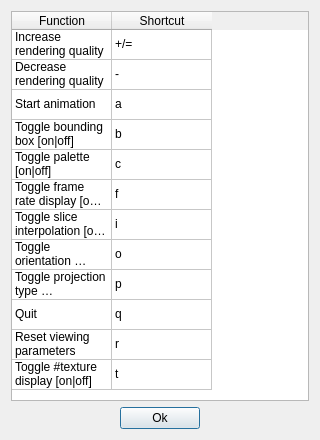
<?xml version="1.0" encoding="UTF-8"?>
<ui version="4.0">
 <class>ShortcutDialog</class>
 <widget class="QDialog" name="ShortcutDialog">
  <property name="geometry">
   <rect>
    <x>0</x>
    <y>0</y>
    <width>320</width>
    <height>440</height>
   </rect>
  </property>
  <property name="windowTitle">
   <string>DeskVOX Keyboard Commands</string>
  </property>
  <layout class="QVBoxLayout" name="verticalLayout">
   <item>
    <widget class="QTableWidget" name="tableWidget">
     <property name="rowCount">
      <number>12</number>
     </property>
     <property name="columnCount">
      <number>2</number>
     </property>
     <attribute name="horizontalHeaderVisible">
      <bool>true</bool>
     </attribute>
     <attribute name="verticalHeaderVisible">
      <bool>false</bool>
     </attribute>
     <row>
      <property name="text">
       <string>incQuality</string>
      </property>
     </row>
     <row>
      <property name="text">
       <string>decQuality</string>
      </property>
     </row>
     <row>
      <property name="text">
       <string>startAnimation</string>
      </property>
     </row>
     <row>
      <property name="text">
       <string>boundingBox</string>
      </property>
     </row>
     <row>
      <property name="text">
       <string>palette</string>
      </property>
     </row>
     <row>
      <property name="text">
       <string>fpsDisplay</string>
      </property>
     </row>
     <row>
      <property name="text">
       <string>interpolation</string>
      </property>
     </row>
     <row>
      <property name="text">
       <string>orientation</string>
      </property>
     </row>
     <row>
      <property name="text">
       <string>projectionType</string>
      </property>
     </row>
     <row>
      <property name="text">
       <string>quit</string>
      </property>
     </row>
     <row>
      <property name="text">
       <string>resetCam</string>
      </property>
     </row>
     <row>
      <property name="text">
       <string>textures</string>
      </property>
     </row>
     <column>
      <property name="text">
       <string>Function</string>
      </property>
     </column>
     <column>
      <property name="text">
       <string>Shortcut</string>
      </property>
     </column>
     <item row="0" column="0">
      <property name="text">
       <string>Increase rendering quality</string>
      </property>
     </item>
     <item row="0" column="1">
      <property name="text">
       <string>+/=</string>
      </property>
     </item>
     <item row="1" column="0">
      <property name="text">
       <string>Decrease rendering quality</string>
      </property>
     </item>
     <item row="1" column="1">
      <property name="text">
       <string>-</string>
      </property>
     </item>
     <item row="2" column="0">
      <property name="text">
       <string>Start animation</string>
      </property>
     </item>
     <item row="2" column="1">
      <property name="text">
       <string>a</string>
      </property>
     </item>
     <item row="3" column="0">
      <property name="text">
       <string>Toggle bounding box [on|off]</string>
      </property>
     </item>
     <item row="3" column="1">
      <property name="text">
       <string>b</string>
      </property>
     </item>
     <item row="4" column="0">
      <property name="text">
       <string>Toggle palette [on|off]</string>
      </property>
     </item>
     <item row="4" column="1">
      <property name="text">
       <string>c</string>
      </property>
     </item>
     <item row="5" column="0">
      <property name="text">
       <string>Toggle frame rate display [on|off]</string>
      </property>
     </item>
     <item row="5" column="1">
      <property name="text">
       <string>f</string>
      </property>
     </item>
     <item row="6" column="0">
      <property name="text">
       <string>Toggle slice interpolation [on|off]</string>
      </property>
     </item>
     <item row="6" column="1">
      <property name="text">
       <string>i</string>
      </property>
     </item>
     <item row="7" column="0">
      <property name="text">
       <string>Toggle orientation display [on|off]</string>
      </property>
     </item>
     <item row="7" column="1">
      <property name="text">
       <string>o</string>
      </property>
     </item>
     <item row="8" column="0">
      <property name="text">
       <string>Toggle projection type [perspective|orthographic]</string>
      </property>
     </item>
     <item row="8" column="1">
      <property name="text">
       <string>p</string>
      </property>
     </item>
     <item row="9" column="0">
      <property name="text">
       <string>Quit</string>
      </property>
     </item>
     <item row="9" column="1">
      <property name="text">
       <string>q</string>
      </property>
     </item>
     <item row="10" column="0">
      <property name="text">
       <string>Reset viewing parameters</string>
      </property>
     </item>
     <item row="10" column="1">
      <property name="text">
       <string>r</string>
      </property>
     </item>
     <item row="11" column="0">
      <property name="text">
       <string>Toggle #texture display [on|off]</string>
      </property>
     </item>
     <item row="11" column="1">
      <property name="text">
       <string>t</string>
      </property>
     </item>
    </widget>
   </item>
   <item>
    <layout class="QHBoxLayout" name="buttonLayout">
     <item>
      <spacer name="leftSpacer">
       <property name="orientation">
        <enum>Qt::Horizontal</enum>
       </property>
       <property name="sizeHint" stdset="0">
        <size>
         <width>40</width>
         <height>20</height>
        </size>
       </property>
      </spacer>
     </item>
     <item>
      <widget class="QPushButton" name="okButton">
       <property name="text">
        <string>Ok</string>
       </property>
      </widget>
     </item>
     <item>
      <spacer name="rightSpacer">
       <property name="orientation">
        <enum>Qt::Horizontal</enum>
       </property>
       <property name="sizeHint" stdset="0">
        <size>
         <width>40</width>
         <height>20</height>
        </size>
       </property>
      </spacer>
     </item>
    </layout>
   </item>
  </layout>
 </widget>
 <resources/>
 <connections>
  <connection>
   <sender>okButton</sender>
   <signal>clicked()</signal>
   <receiver>ShortcutDialog</receiver>
   <slot>hide()</slot>
   <hints>
    <hint type="sourcelabel">
     <x>159</x>
     <y>329</y>
    </hint>
    <hint type="destinationlabel">
     <x>158</x>
     <y>173</y>
    </hint>
   </hints>
  </connection>
 </connections>
</ui>
